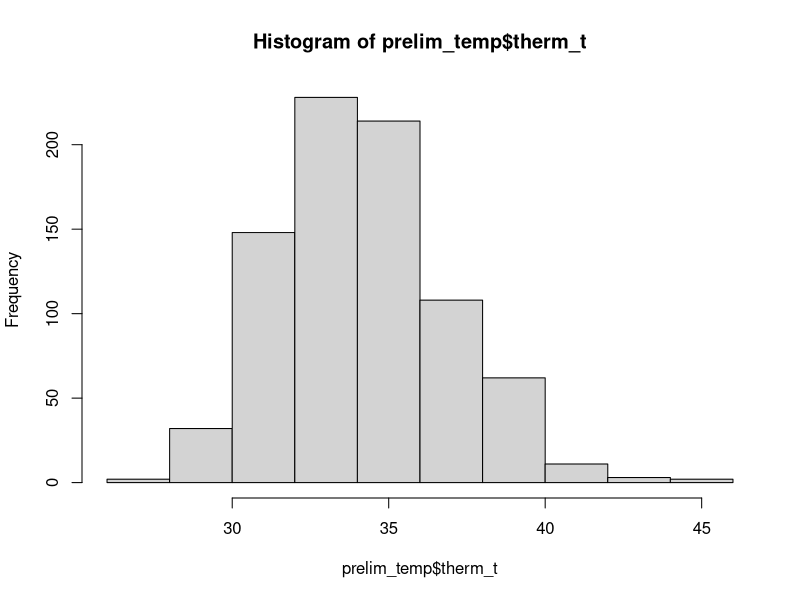
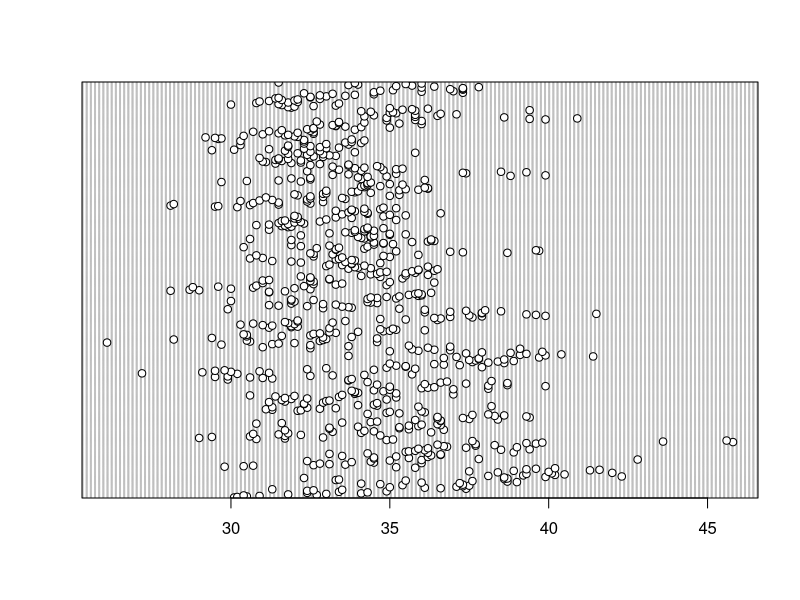
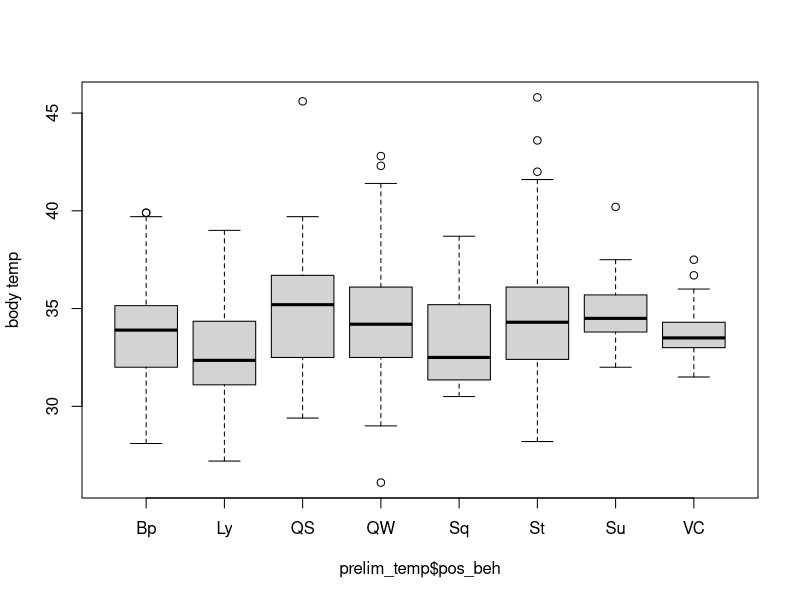
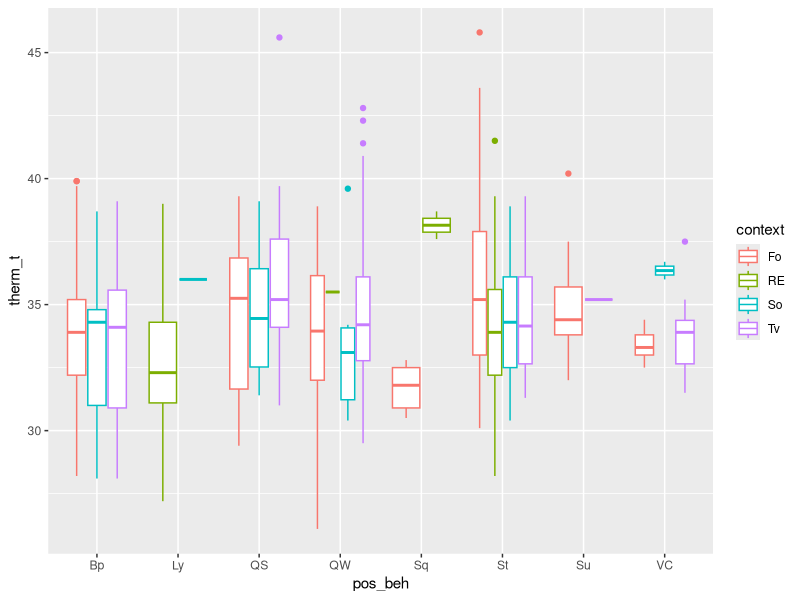
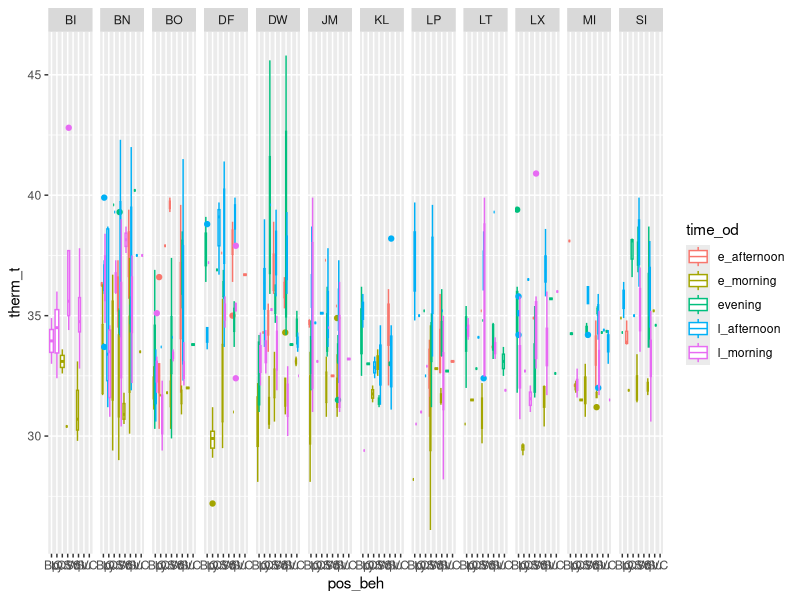
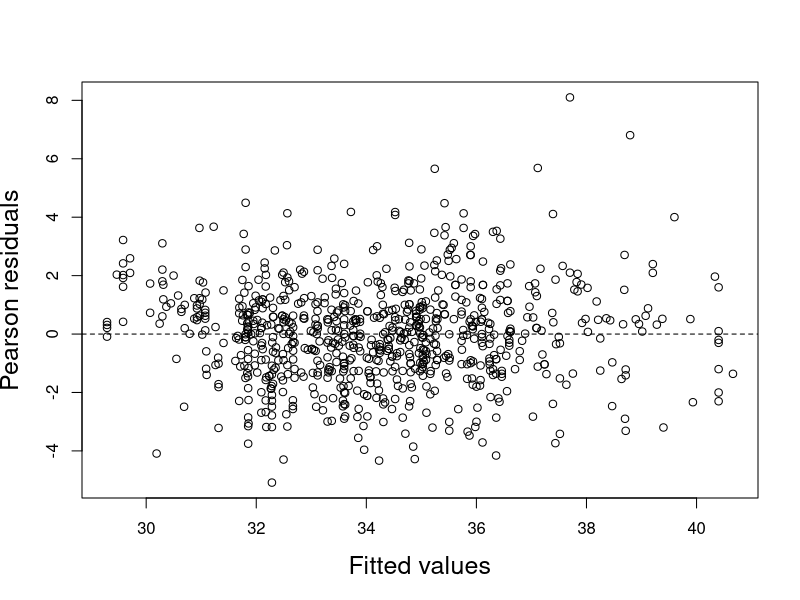
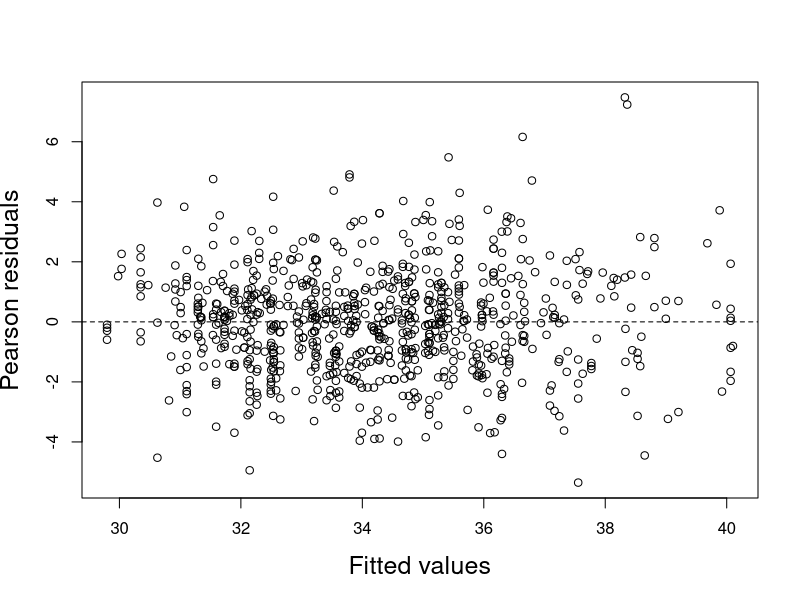
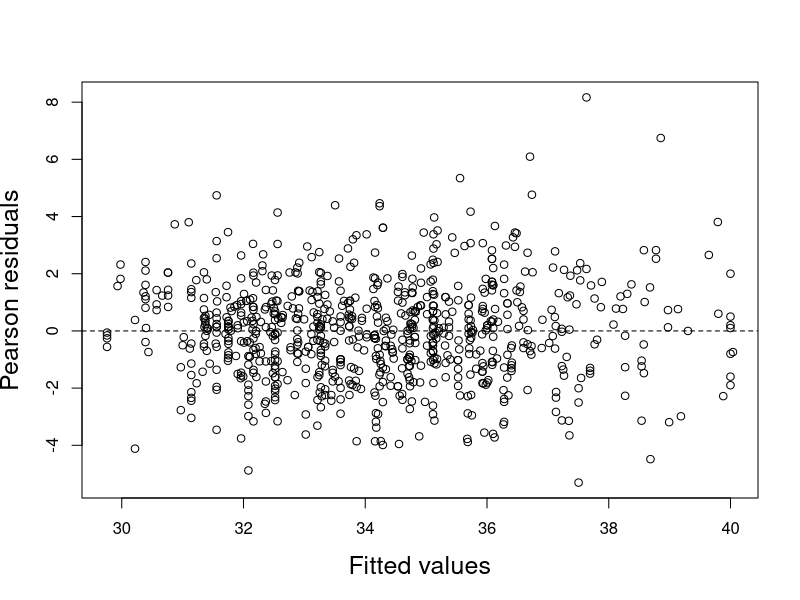

The R source for these figures, in order: (Note: this script raises an error after producing the figures.)
# load libraries
library(tidyverse) 
library(readr) 
library(lubridate)
library(magrittr)
library(ggplot2)
library(car)
library(emmeans)
library(lme4)

#read in data
prelim_tidy <- read_csv("_data/_tidy/prelim_data_tidycols.csv")
View(prelim_tidy)

bipedal_data <- read_csv("_summary/bipedal_table.csv")
View(bipedal_data)

#Omit any missing values:
summary(is.na(prelim_tidy))

prelim_temp<-na.omit(prelim_tidy)
View(prelim_temp)

#Combine positional behaviors into smaller categories
# suspensory = Cb, Br & QM
#Vertical climb and cling together
prelim_temp$pos_beh[prelim_temp$pos_beh == "Cb"] <- "Su"
prelim_temp$pos_beh[prelim_temp$pos_beh == "Br"] <- "Su"
prelim_temp$pos_beh[prelim_temp$pos_beh == "QM"] <- "Su"
prelim_temp$pos_beh[prelim_temp$pos_beh == "Vci"] <- "VC"
prelim_temp$pos_beh[prelim_temp$pos_beh == "Abp"] <- "Bp"
prelim_temp$pos_beh[prelim_temp$pos_beh == "BpS"] <- "Bp"
prelim_temp$pos_beh[prelim_temp$pos_beh == "BpW"] <- "Bp"

###
hist(prelim_temp$therm_t)
dotchart(prelim_temp$therm_t)
boxplot(prelim_temp$therm_t ~ prelim_temp$pos_beh,  ylab="body temp")

# Plot response against each predictor and random effect. 
ggplot(prelim_temp, aes(pos_beh, therm_t, color=context))+
  geom_boxplot()

ggplot(prelim_temp, aes(pos_beh, therm_t, color=time_od))+
  geom_boxplot()+
  facet_grid(.~individual)

##
with(prelim_temp, table(pos_beh, hab_type))
with(prelim_temp, table(pos_beh, time_od))
with(prelim_temp, table(pos_beh, hab_type, time_od))

## choosing models
##GLMER

### full model
therm_mod <- lmer(therm_t ~ pos_beh + time_od + sun + date + hab_type + context + 
                     (1|individual) + pos_beh*hab_type + pos_beh*sun + time_od*sun,
                     data = prelim_temp)

##minus pos_beh/sun interaction
therm_mod2 <- lmer(therm_t ~ pos_beh + time_od + sun + date + hab_type + context + 
                    (1|individual) + pos_beh*hab_type + time_od*sun,
                  data = prelim_temp)

##plus pos_beh*sun, minus pos_beh*hab_type
therm_mod3 <- lmer(therm_t ~ pos_beh + time_od + sun + date + hab_type + context + 
                     (1|individual) + pos_beh*sun + time_od*sun,
                   data = prelim_temp)

##minus interactions with pos_beh
therm_mod4 <- lmer(therm_t ~ pos_beh + time_od + sun + date + hab_type + context + 
                    (1|individual) + time_od*sun,
                  data = prelim_temp)

##minus time_od interaction
therm_mod5 <- lmer(therm_t ~ pos_beh + time_od + sun + date + hab_type + context + 
                     (1|individual) + pos_beh*sun,
                   data = prelim_temp)

##minus all interactions
therm_mod6 <- lmer(therm_t ~ pos_beh + time_od + sun + date + hab_type + context + 
                     (1|individual),
                   data = prelim_temp)

####compare interaction models
AIC(therm_mod3, therm_mod4, therm_mod5, therm_mod6) ###lowest AIC is with no interaction (3226.904; DF: 23)
                                               ###second lowest is time_od*sun (3255.461, DF: 27)
                                               ###continue forward with time_od*sun & no interactions
###############################################################
##time_od*sun models
## minus context 
therm_mod7 <- lmer(therm_t ~ pos_beh + time_od + sun + date + hab_type + 
                     (1|individual) + time_od*sun,
                   data = prelim_temp)

##minus hab_type
therm_mod8 <- lmer(therm_t ~ pos_beh + time_od + sun + date + context + 
                     (1|individual) + time_od*sun,
                   data = prelim_temp)

##minus date
therm_mod9 <- lmer(therm_t ~ pos_beh + time_od + sun + hab_type + context + 
                     (1|individual) + time_od*sun,
                   data = prelim_temp)

##minus hab_type & context
therm_mod10 <- lmer(therm_t ~ pos_beh + time_od + sun + date + 
                     (1|individual) + time_od*sun,
                   data = prelim_temp)
###Compare models
AIC(therm_mod7, therm_mod8, therm_mod9, therm_mod10) ##model 7 and 10 are lowest (3247.068 & 3248.205, resp.)
                                      ##model 8 isn't far off, though, (3255. 603) 
                                 ##and it may be important to include context

###############################################################################
###no interactions
## minus context 
therm_mod11 <- lmer(therm_t ~ pos_beh + time_od + sun + date + hab_type + 
                     (1|individual), data = prelim_temp)

##minus hab_type
therm_mod12 <- lmer(therm_t ~ pos_beh + time_od + sun + date + context + 
                     (1|individual), data = prelim_temp)

##minus date
therm_mod13 <- lmer(therm_t ~ pos_beh + time_od + sun + hab_type + context + 
                     (1|individual), data = prelim_temp)

##minus hab_type & context
therm_mod14 <- lmer(therm_t ~ pos_beh + time_od + sun + date + 
                      (1|individual), data = prelim_temp)

###Compare models
AIC(therm_mod11, therm_mod12, therm_mod13, therm_mod14) ##models 11 and 14 are lowest (3218.163 & 3218.819, resp.)

###compare between types of models
AIC(therm_mod4, therm_mod6, therm_mod7, therm_mod10, therm_mod8, therm_mod11, therm_mod14)

#####################################################################
#extract residuals
E1 <- resid(therm_mod6, type = "pearson")

#plot fitted vs residuals
F1 <- fitted(therm_mod6, type = "response")

plot(x = F1, 
     y = E1, 
     xlab = "Fitted values",
     ylab = "Pearson residuals", 
     cex.lab = 1.5)
abline(h = 0, lty = 2)


##plus context random effect
therm_mod7 <- lmer(therm_t ~ pos_beh + time_od*sun + (1|individual) + (1|context), data = prelim_temp)

summary(therm_mod7)

#extract residuals
E2 <- resid(therm_mod7, type = "pearson")

#plot fitted vs residuals
F2 <- fitted(therm_mod7, type = "response")

plot(x = F2, 
     y = E2, 
     xlab = "Fitted values",
     ylab = "Pearson residuals", 
     cex.lab = 1.5)
abline(h = 0, lty = 2)

###with habitat type
therm_mod8 <- lmer(therm_t ~ pos_beh + time_od*sun + hab_type + (1|individual) + (1|context), data = prelim_temp)

summary(therm_mod8)

#extract residuals
E3 <- resid(therm_mod8, type = "pearson")

#plot fitted vs residuals
F3 <- fitted(therm_mod8, type = "response")

plot(x = F3, 
     y = E3, 
     xlab = "Fitted values",
     ylab = "Pearson residuals", 
     cex.lab = 1.5)
abline(h = 0, lty = 2)

#### Model testing
###AIC
AIC(therm_mod1, therm_mod2, therm_mod3, therm_mod4, therm_mod5, therm_mod6, therm_mod7, therm_mod8)
